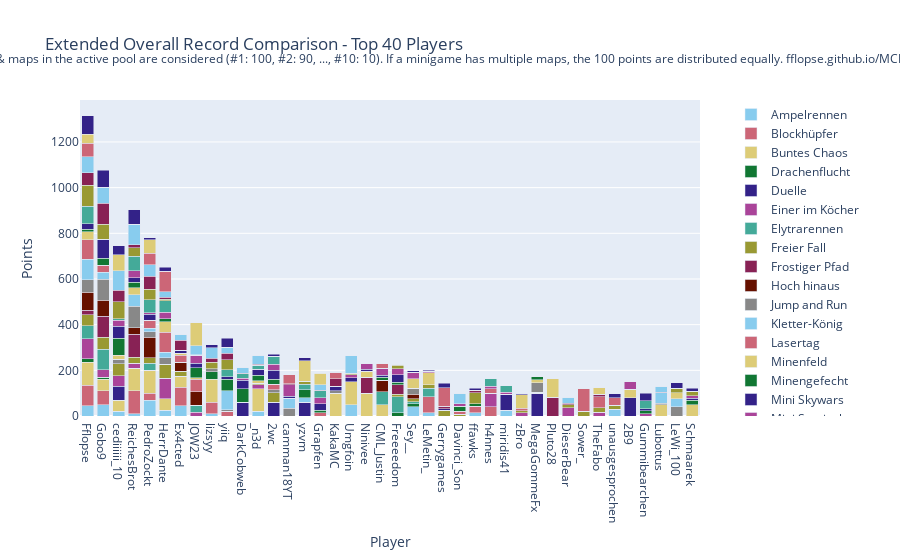

Notebook cell for this chart:
### Code cell
import plotly.graph_objects as go

# Sum all columns to get the total score
outDf['Total'] = outDf.sum(axis=1)

# Sort by total score and fill N/A values with 0
outDf = outDf.sort_values(by='Total', ascending=False).fillna(0)

# Crop to top 10 players
cropDf = outDf.head(40).copy()

# Drop the 'Total' column for plotting
cropDf = cropDf.drop(columns=['Total'])

# Create a color palette
color_palette = px.colors.qualitative.Safe

# Create the stacked bar plot
fig = go.Figure()

for column in cropDf.columns.difference(['Player']):
    fig.add_trace(go.Bar(
        x=cropDf.index,
        y=cropDf[column],
        name=column,
        marker_color=color_palette[len(fig.data) % len(color_palette)]
    ))

# Update layout
fig.update_layout(
    barmode='stack',
    title='Extended Overall Record Comparison - Top 40 Players',
    xaxis=dict(title='Player'),
    yaxis=dict(title='Points'),
    #height=800,
    #width=1000,
    legend=dict(
        x=1.05,
        y=0.5,
        traceorder='normal',
        font=dict(size=12),
        bgcolor='rgba(255, 255, 255, 0)',
        bordercolor='rgba(0, 0, 0, 0)'
    ),
    margin=dict(r=200),  # Adjust right margin to make room for the legend
    annotations=[
        dict(
            x=0.5,
            y=1.1635,
            xref='paper',
            yref='paper',
            text='Max 100 points per minigame. Records #1 through #10 of games & maps in the active pool are considered (#1: 100, #2: 90, ..., #10: 10). If a minigame has multiple maps, the 100 points are distributed equally. fflopse.github.io/MCP-Records/data-analysis/global-ranking.ipynb',
            showarrow=False,
            font=dict(size=12),
            xanchor='center'
        )
    ]
)

fig.show()

# save the plot as an html file

fig.write_html('out/ext_overall_record_comparison.html')

### Figure 1 — Plotly figure (JSON) as saved in the notebook; plotly's stock layout.template omitted (floating-point values rounded to 4 significant figures)
{"data": [{"marker": {"color": "rgb(136, 204, 238)"}, "name": "Ampelrennen", "type": "bar", "x": ["Fflopse", "Gobo9", "cediiiiii_10", "ReichesBrot", "PedroZockt", "HerrDante", "Ex4cted", "JOW23", "lizsyy", "yiiq", "DarkCobweb", "_n3d", "2wc", "camman18YT", "yzvm", "Grapfen", "KakaMC", "Umgfoin", "Ninivee", "CML_Justin", "Freeeedom", "Sey__", "LeMetin_", "Gerrygames", "Davinci_Son", "ffawks", "h4nnes", "miridis41", "zBro", "MegaGommeFx", "Pluto28", "DieserBear", "Sower_", "TheFabo", "unausgesprochen", "2B9", "Gummibearchen", "Lubottus", "LeWi_100", "Schmaarek"], "y": [45, 50, 20, 10, 70, 25, 45, 0, 10, 0, 0, 20, 0, 0, 0, 0, 0, 50, 0, 0, 0, 40, 15, 0, 0, 0, 0, 25, 0, 0, 0, 0, 0, 0, 30, 0, 0, 0, 0, 0]}, {"marker": {"color": "rgb(204, 102, 119)"}, "name": "Blockhüpfer", "type": "bar", "x": ["Fflopse", "Gobo9", "cediiiiii_10", "ReichesBrot", "PedroZockt", "HerrDante", "Ex4cted", "JOW23", "lizsyy", "yiiq", "DarkCobweb", "_n3d", "2wc", "camman18YT", "yzvm", "Grapfen", "KakaMC", "Umgfoin", "Ninivee", "CML_Justin", "Freeeedom", "Sey__", "LeMetin_", "Gerrygames", "Davinci_Son", "ffawks", "h4nnes", "miridis41", "zBro", "MegaGommeFx", "Pluto28", "DieserBear", "Sower_", "TheFabo", "unausgesprochen", "2B9", "Gummibearchen", "Lubottus", "LeWi_100", "Schmaarek"], "y": [90, 60, 0, 100, 30, 0, 80, 0, 50, 20, 0, 0, 0, 0, 0, 0, 0, 0, 0, 0, 0, 0, 70, 0, 0, 0, 40, 0, 0, 0, 0, 0, 0, 0, 0, 0, 0, 0, 0, 0]}, {"marker": {"color": "rgb(221, 204, 119)"}, "name": "Buntes Chaos", "type": "bar", "x": ["Fflopse", "Gobo9", "cediiiiii_10", "ReichesBrot", "PedroZockt", "HerrDante", "Ex4cted", "JOW23", "lizsyy", "yiiq", "DarkCobweb", "_n3d", "2wc", "camman18YT", "yzvm", "Grapfen", "KakaMC", "Umgfoin", "Ninivee", "CML_Justin", "Freeeedom", "Sey__", "LeMetin_", "Gerrygames", "Davinci_Son", "ffawks", "h4nnes", "miridis41", "zBro", "MegaGommeFx", "Pluto28", "DieserBear", "Sower_", "TheFabo", "unausgesprochen", "2B9", "Gummibearchen", "Lubottus", "LeWi_100", "Schmaarek"], "y": [100, 50, 50, 100, 100, 50, 50, 0, 100, 0, 0, 100, 0, 0, 0, 0, 100, 100, 100, 50, 0, 0, 0, 0, 0, 0, 0, 0, 0, 0, 0, 0, 0, 0, 0, 0, 0, 50, 0, 50]}, {"marker": {"color": "rgb(17, 119, 51)"}, "name": "Drachenflucht", "type": "bar", "x": ["Fflopse", "Gobo9", "cediiiiii_10", "ReichesBrot", "PedroZockt", "HerrDante", "Ex4cted", "JOW23", "lizsyy", "yiiq", "DarkCobweb", "_n3d", "2wc", "camman18YT", "yzvm", "Grapfen", "KakaMC", "Umgfoin", "Ninivee", "CML_Justin", "Freeeedom", "Sey__", "LeMetin_", "Gerrygames", "Davinci_Son", "ffawks", "h4nnes", "miridis41", "zBro", "MegaGommeFx", "Pluto28", "DieserBear", "Sower_", "TheFabo", "unausgesprochen", "2B9", "Gummibearchen", "Lubottus", "LeWi_100", "Schmaarek"], "y": [16.67, 10, 0, 0, 0, 0, 0, 0, 33.33, 0, 0, 0, 0, 0, 0, 0, 0, 0, 0, 0, 13.33, 13.33, 0, 0, 0, 0, 0, 0, 0, 0, 0, 0, 0, 0, 0, 0, 0, 0, 0, 0]}, {"marker": {"color": "rgb(51, 34, 136)"}, "name": "Duelle", "type": "bar", "x": ["Fflopse", "Gobo9", "cediiiiii_10", "ReichesBrot", "PedroZockt", "HerrDante", "Ex4cted", "JOW23", "lizsyy", "yiiq", "DarkCobweb", "_n3d", "2wc", "camman18YT", "yzvm", "Grapfen", "KakaMC", "Umgfoin", "Ninivee", "CML_Justin", "Freeeedom", "Sey__", "LeMetin_", "Gerrygames", "Davinci_Son", "ffawks", "h4nnes", "miridis41", "zBro", "MegaGommeFx", "Pluto28", "DieserBear", "Sower_", "TheFabo", "unausgesprochen", "2B9", "Gummibearchen", "Lubottus", "LeWi_100", "Schmaarek"], "y": [0, 0, 60, 0, 0, 0, 0, 0, 0, 0, 60, 0, 60, 0, 60, 0, 0, 0, 0, 0, 0, 0, 0, 0, 0, 0, 0, 70, 0, 100, 0, 0, 0, 0, 0, 80, 0, 0, 0, 0]}, {"marker": {"color": "rgb(170, 68, 153)"}, "name": "Einer im Köcher", "type": "bar", "x": ["Fflopse", "Gobo9", "cediiiiii_10", "ReichesBrot", "PedroZockt", "HerrDante", "Ex4cted", "JOW23", "lizsyy", "yiiq", "DarkCobweb", "_n3d", "2wc", "camman18YT", "yzvm", "Grapfen", "KakaMC", "Umgfoin", "Ninivee", "CML_Justin", "Freeeedom", "Sey__", "LeMetin_", "Gerrygames", "Davinci_Son", "ffawks", "h4nnes", "miridis41", "zBro", "MegaGommeFx", "Pluto28", "DieserBear", "Sower_", "TheFabo", "unausgesprochen", "2B9", "Gummibearchen", "Lubottus", "LeWi_100", "Schmaarek"], "y": [86.67, 33.33, 46.67, 20, 0, 90, 0, 16.67, 0, 0, 0, 16.67, 0, 0, 0, 0, 0, 0, 0, 0, 0, 0, 0, 0, 0, 0, 60, 0, 13.33, 0, 0, 36.67, 0, 16.67, 0, 0, 10, 0, 0, 0]}, {"marker": {"color": "rgb(68, 170, 153)"}, "name": "Elytrarennen", "type": "bar", "x": ["Fflopse", "Gobo9", "cediiiiii_10", "ReichesBrot", "PedroZockt", "HerrDante", "Ex4cted", "JOW23", "lizsyy", "yiiq", "DarkCobweb", "_n3d", "2wc", "camman18YT", "yzvm", "Grapfen", "KakaMC", "Umgfoin", "Ninivee", "CML_Justin", "Freeeedom", "Sey__", "LeMetin_", "Gerrygames", "Davinci_Son", "ffawks", "h4nnes", "miridis41", "zBro", "MegaGommeFx", "Pluto28", "DieserBear", "Sower_", "TheFabo", "unausgesprochen", "2B9", "Gummibearchen", "Lubottus", "LeWi_100", "Schmaarek"], "y": [56.67, 90, 0, 0, 30, 0, 0, 30, 0, 0, 0, 0, 0, 0, 0, 0, 0, 0, 0, 56.67, 70, 10, 36.67, 0, 0, 0, 0, 0, 0, 0, 0, 0, 0, 0, 0, 0, 0, 0, 0, 0]}, {"marker": {"color": "rgb(153, 153, 51)"}, "name": "Freier Fall", "type": "bar", "x": ["Fflopse", "Gobo9", "cediiiiii_10", "ReichesBrot", "PedroZockt", "HerrDante", "Ex4cted", "JOW23", "lizsyy", "yiiq", "DarkCobweb", "_n3d", "2wc", "camman18YT", "yzvm", "Grapfen", "KakaMC", "Umgfoin", "Ninivee", "CML_Justin", "Freeeedom", "Sey__", "LeMetin_", "Gerrygames", "Davinci_Son", "ffawks", "h4nnes", "miridis41", "zBro", "MegaGommeFx", "Pluto28", "DieserBear", "Sower_", "TheFabo", "unausgesprochen", "2B9", "Gummibearchen", "Lubottus", "LeWi_100", "Schmaarek"], "y": [47.5, 52.5, 52.5, 27.5, 25, 62.5, 20, 0, 0, 0, 0, 7.5, 42.5, 0, 0, 0, 0, 0, 0, 0, 12.5, 12.5, 15, 25, 7.5, 0, 0, 0, 10, 5, 0, 12.5, 20, 20, 17.5, 0, 0, 0, 0, 0]}, {"marker": {"color": "rgb(136, 34, 85)"}, "name": "Frostiger Pfad", "type": "bar", "x": ["Fflopse", "Gobo9", "cediiiiii_10", "ReichesBrot", "PedroZockt", "HerrDante", "Ex4cted", "JOW23", "lizsyy", "yiiq", "DarkCobweb", "_n3d", "2wc", "camman18YT", "yzvm", "Grapfen", "KakaMC", "Umgfoin", "Ninivee", "CML_Justin", "Freeeedom", "Sey__", "LeMetin_", "Gerrygames", "Davinci_Son", "ffawks", "h4nnes", "miridis41", "zBro", "MegaGommeFx", "Pluto28", "DieserBear", "Sower_", "TheFabo", "unausgesprochen", "2B9", "Gummibearchen", "Lubottus", "LeWi_100", "Schmaarek"], "y": [20, 90, 0, 100, 0, 0, 0, 0, 0, 0, 0, 0, 0, 0, 0, 0, 0, 0, 70, 0, 40, 0, 0, 0, 0, 0, 0, 0, 0, 0, 80, 0, 0, 0, 0, 0, 0, 0, 0, 0]}, {"marker": {"color": "rgb(102, 17, 0)"}, "name": "Hoch hinaus", "type": "bar", "x": ["Fflopse", "Gobo9", "cediiiiii_10", "ReichesBrot", "PedroZockt", "HerrDante", "Ex4cted", "JOW23", "lizsyy", "yiiq", "DarkCobweb", "_n3d", "2wc", "camman18YT", "yzvm", "Grapfen", "KakaMC", "Umgfoin", "Ninivee", "CML_Justin", "Freeeedom", "Sey__", "LeMetin_", "Gerrygames", "Davinci_Son", "ffawks", "h4nnes", "miridis41", "zBro", "MegaGommeFx", "Pluto28", "DieserBear", "Sower_", "TheFabo", "unausgesprochen", "2B9", "Gummibearchen", "Lubottus", "LeWi_100", "Schmaarek"], "y": [80, 70, 0, 30, 90, 0, 40, 60, 0, 0, 0, 0, 0, 0, 0, 0, 0, 0, 0, 50, 0, 20, 0, 0, 0, 0, 0, 0, 0, 0, 0, 0, 0, 0, 0, 0, 0, 0, 0, 0]}, {"marker": {"color": "rgb(136, 136, 136)"}, "name": "Jump and Run", "type": "bar", "x": ["Fflopse", "Gobo9", "cediiiiii_10", "ReichesBrot", "PedroZockt", "HerrDante", "Ex4cted", "JOW23", "lizsyy", "yiiq", "DarkCobweb", "_n3d", "2wc", "camman18YT", "yzvm", "Grapfen", "KakaMC", "Umgfoin", "Ninivee", "CML_Justin", "Freeeedom", "Sey__", "LeMetin_", "Gerrygames", "Davinci_Son", "ffawks", "h4nnes", "miridis41", "zBro", "MegaGommeFx", "Pluto28", "DieserBear", "Sower_", "TheFabo", "unausgesprochen", "2B9", "Gummibearchen", "Lubottus", "LeWi_100", "Schmaarek"], "y": [53.33, 93.33, 20, 93.33, 23.33, 26.67, 0, 0, 13.33, 6.667, 0, 0, 13.33, 33.33, 0, 0, 10, 0, 0, 0, 0, 26.67, 0, 0, 0, 0, 0, 0, 0, 40, 0, 0, 0, 0, 0, 0, 0, 6.667, 40, 0]}, {"marker": {"color": "rgb(136, 204, 238)"}, "name": "Kletter-König", "type": "bar", "x": ["Fflopse", "Gobo9", "cediiiiii_10", "ReichesBrot", "PedroZockt", "HerrDante", "Ex4cted", "JOW23", "lizsyy", "yiiq", "DarkCobweb", "_n3d", "2wc", "camman18YT", "yzvm", "Grapfen", "KakaMC", "Umgfoin", "Ninivee", "CML_Justin", "Freeeedom", "Sey__", "LeMetin_", "Gerrygames", "Davinci_Son", "ffawks", "h4nnes", "miridis41", "zBro", "MegaGommeFx", "Pluto28", "DieserBear", "Sower_", "TheFabo", "unausgesprochen", "2B9", "Gummibearchen", "Lubottus", "LeWi_100", "Schmaarek"], "y": [90, 30, 0, 50, 15, 25, 0, 0, 0, 85, 0, 0, 0, 45, 20, 0, 0, 0, 0, 0, 0, 0, 0, 0, 0, 15, 0, 0, 0, 0, 0, 0, 0, 0, 0, 0, 0, 45, 35, 0]}, {"marker": {"color": "rgb(204, 102, 119)"}, "name": "Lasertag", "type": "bar", "x": ["Fflopse", "Gobo9", "cediiiiii_10", "ReichesBrot", "PedroZockt", "HerrDante", "Ex4cted", "JOW23", "lizsyy", "yiiq", "DarkCobweb", "_n3d", "2wc", "camman18YT", "yzvm", "Grapfen", "KakaMC", "Umgfoin", "Ninivee", "CML_Justin", "Freeeedom", "Sey__", "LeMetin_", "Gerrygames", "Davinci_Son", "ffawks", "h4nnes", "miridis41", "zBro", "MegaGommeFx", "Pluto28", "DieserBear", "Sower_", "TheFabo", "unausgesprochen", "2B9", "Gummibearchen", "Lubottus", "LeWi_100", "Schmaarek"], "y": [86.67, 30, 0, 0, 36.67, 86.67, 30, 53.33, 0, 0, 0, 0, 23.33, 0, 0, 13.33, 0, 0, 0, 0, 0, 0, 0, 0, 13.33, 26.67, 20, 0, 10, 0, 0, 0, 0, 46.67, 33.33, 0, 0, 0, 0, 0]}, {"marker": {"color": "rgb(221, 204, 119)"}, "name": "Minenfeld", "type": "bar", "x": ["Fflopse", "Gobo9", "cediiiiii_10", "ReichesBrot", "PedroZockt", "HerrDante", "Ex4cted", "JOW23", "lizsyy", "yiiq", "DarkCobweb", "_n3d", "2wc", "camman18YT", "yzvm", "Grapfen", "KakaMC", "Umgfoin", "Ninivee", "CML_Justin", "Freeeedom", "Sey__", "LeMetin_", "Gerrygames", "Davinci_Son", "ffawks", "h4nnes", "miridis41", "zBro", "MegaGommeFx", "Pluto28", "DieserBear", "Sower_", "TheFabo", "unausgesprochen", "2B9", "Gummibearchen", "Lubottus", "LeWi_100", "Schmaarek"], "y": [33.33, 0, 16.67, 30, 0, 46.67, 10, 6.667, 0, 0, 0, 10, 0, 0, 0, 0, 0, 0, 26.67, 0, 0, 40, 53.33, 0, 0, 0, 0, 0, 60, 13.33, 0, 0, 0, 0, 0, 36.67, 0, 0, 26.67, 0]}, {"marker": {"color": "rgb(17, 119, 51)"}, "name": "Minengefecht", "type": "bar", "x": ["Fflopse", "Gobo9", "cediiiiii_10", "ReichesBrot", "PedroZockt", "HerrDante", "Ex4cted", "JOW23", "lizsyy", "yiiq", "DarkCobweb", "_n3d", "2wc", "camman18YT", "yzvm", "Grapfen", "KakaMC", "Umgfoin", "Ninivee", "CML_Justin", "Freeeedom", "Sey__", "LeMetin_", "Gerrygames", "Davinci_Son", "ffawks", "h4nnes", "miridis41", "zBro", "MegaGommeFx", "Pluto28", "DieserBear", "Sower_", "TheFabo", "unausgesprochen", "2B9", "Gummibearchen", "Lubottus", "LeWi_100", "Schmaarek"], "y": [12.5, 32.5, 75, 25, 0, 12.5, 0, 45, 0, 50, 60, 25, 22.5, 0, 35, 12.5, 0, 0, 0, 12.5, 12.5, 0, 0, 0, 22.5, 12.5, 0, 0, 0, 12.5, 0, 0, 0, 0, 0, 0, 12.5, 0, 0, 20]}, {"marker": {"color": "rgb(51, 34, 136)"}, "name": "Mini Skywars", "type": "bar", "x": ["Fflopse", "Gobo9", "cediiiiii_10", "ReichesBrot", "PedroZockt", "HerrDante", "Ex4cted", "JOW23", "lizsyy", "yiiq", "DarkCobweb", "_n3d", "2wc", "camman18YT", "yzvm", "Grapfen", "KakaMC", "Umgfoin", "Ninivee", "CML_Justin", "Freeeedom", "Sey__", "LeMetin_", "Gerrygames", "Davinci_Son", "ffawks", "h4nnes", "miridis41", "zBro", "MegaGommeFx", "Pluto28", "DieserBear", "Sower_", "TheFabo", "unausgesprochen", "2B9", "Gummibearchen", "Lubottus", "LeWi_100", "Schmaarek"], "y": [24, 82, 52, 20, 26, 0, 14, 20, 0, 10, 36, 26, 38, 8, 0, 28, 20, 18, 8, 10, 32, 0, 0, 6, 0, 0, 0, 0, 6, 0, 0, 0, 0, 0, 16, 0, 10, 0, 0, 8]}, {"marker": {"color": "rgb(170, 68, 153)"}, "name": "Mini Survivalgames", "type": "bar", "x": ["Fflopse", "Gobo9", "cediiiiii_10", "ReichesBrot", "PedroZockt", "HerrDante", "Ex4cted", "JOW23", "lizsyy", "yiiq", "DarkCobweb", "_n3d", "2wc", "camman18YT", "yzvm", "Grapfen", "KakaMC", "Umgfoin", "Ninivee", "CML_Justin", "Freeeedom", "Sey__", "LeMetin_", "Gerrygames", "Davinci_Son", "ffawks", "h4nnes", "miridis41", "zBro", "MegaGommeFx", "Pluto28", "DieserBear", "Sower_", "TheFabo", "unausgesprochen", "2B9", "Gummibearchen", "Lubottus", "LeWi_100", "Schmaarek"], "y": [0, 0, 26.67, 30, 6.667, 30, 0, 33.33, 0, 0, 10, 0, 26.67, 50, 0, 26.67, 0, 13.33, 23.33, 26.67, 26.67, 26.67, 6.667, 0, 10, 0, 10, 10, 0, 0, 0, 0, 0, 0, 0, 33.33, 0, 0, 0, 10]}, {"marker": {"color": "rgb(68, 170, 153)"}, "name": "Paintball", "type": "bar", "x": ["Fflopse", "Gobo9", "cediiiiii_10", "ReichesBrot", "PedroZockt", "HerrDante", "Ex4cted", "JOW23", "lizsyy", "yiiq", "DarkCobweb", "_n3d", "2wc", "camman18YT", "yzvm", "Grapfen", "KakaMC", "Umgfoin", "Ninivee", "CML_Justin", "Freeeedom", "Sey__", "LeMetin_", "Gerrygames", "Davinci_Son", "ffawks", "h4nnes", "miridis41", "zBro", "MegaGommeFx", "Pluto28", "DieserBear", "Sower_", "TheFabo", "unausgesprochen", "2B9", "Gummibearchen", "Lubottus", "LeWi_100", "Schmaarek"], "y": [76.67, 0, 6.667, 63.33, 56.67, 50, 0, 0, 0, 30, 20, 16.67, 33.33, 0, 23.33, 30, 0, 0, 0, 0, 0, 0, 0, 0, 0, 0, 33.33, 26.67, 0, 0, 0, 0, 0, 0, 0, 0, 33.33, 0, 0, 0]}, {"marker": {"color": "rgb(153, 153, 51)"}, "name": "Pferderennen", "type": "bar", "x": ["Fflopse", "Gobo9", "cediiiiii_10", "ReichesBrot", "PedroZockt", "HerrDante", "Ex4cted", "JOW23", "lizsyy", "yiiq", "DarkCobweb", "_n3d", "2wc", "camman18YT", "yzvm", "Grapfen", "KakaMC", "Umgfoin", "Ninivee", "CML_Justin", "Freeeedom", "Sey__", "LeMetin_", "Gerrygames", "Davinci_Son", "ffawks", "h4nnes", "miridis41", "zBro", "MegaGommeFx", "Pluto28", "DieserBear", "Sower_", "TheFabo", "unausgesprochen", "2B9", "Gummibearchen", "Lubottus", "LeWi_100", "Schmaarek"], "y": [91.67, 66.67, 73.33, 38.33, 45, 6.667, 0, 0, 28.33, 45, 0, 0, 0, 0, 13.33, 0, 0, 6.667, 0, 0, 15, 3.333, 0, 0, 0, 46.67, 0, 0, 0, 0, 0, 0, 0, 0, 0, 0, 0, 0, 20, 20]}, {"marker": {"color": "rgb(136, 34, 85)"}, "name": "Replika", "type": "bar", "x": ["Fflopse", "Gobo9", "cediiiiii_10", "ReichesBrot", "PedroZockt", "HerrDante", "Ex4cted", "JOW23", "lizsyy", "yiiq", "DarkCobweb", "_n3d", "2wc", "camman18YT", "yzvm", "Grapfen", "KakaMC", "Umgfoin", "Ninivee", "CML_Justin", "Freeeedom", "Sey__", "LeMetin_", "Gerrygames", "Davinci_Son", "ffawks", "h4nnes", "miridis41", "zBro", "MegaGommeFx", "Pluto28", "DieserBear", "Sower_", "TheFabo", "unausgesprochen", "2B9", "Gummibearchen", "Lubottus", "LeWi_100", "Schmaarek"], "y": [53.88, 90.87, 51.36, 12.14, 57.28, 8.155, 43.11, 2.718, 18.45, 28.64, 1.942, 4.951, 2.524, 5.146, 0, 1.359, 32.62, 0, 0, 2.427, 4.175, 0, 0.1942, 12.62, 0.2913, 11.55, 0, 0, 0.1942, 0.2913, 2.33, 7.087, 0, 11.17, 0.1942, 0, 1.65, 3.204, 0.1942, 0]}, {"marker": {"color": "rgb(102, 17, 0)"}, "name": "Sammelwahn", "type": "bar", "x": ["Fflopse", "Gobo9", "cediiiiii_10", "ReichesBrot", "PedroZockt", "HerrDante", "Ex4cted", "JOW23", "lizsyy", "yiiq", "DarkCobweb", "_n3d", "2wc", "camman18YT", "yzvm", "Grapfen", "KakaMC", "Umgfoin", "Ninivee", "CML_Justin", "Freeeedom", "Sey__", "LeMetin_", "Gerrygames", "Davinci_Son", "ffawks", "h4nnes", "miridis41", "zBro", "MegaGommeFx", "Pluto28", "DieserBear", "Sower_", "TheFabo", "unausgesprochen", "2B9", "Gummibearchen", "Lubottus", "LeWi_100", "Schmaarek"], "y": [[22, 22], [27.75, 27.75], [34, 34], [3.25, 3.25], [14.25, 14.25], [9.25, 9.25], [16.5, 16.5], [3.25, 3.25], [5, 5], [0, 0], [5.5, 5.5], [3.25, 3.25], [0, 0], [5.75, 5.75], [3.75, 3.75], [14.75, 14.75], [10.5, 10.5], [6.75, 6.75], [2, 2], [4.5, 4.5], [0.5, 0.5], [7.5, 7.5], [2.75, 2.75], [30, 30], [3.25, 3.25], [2, 2], [4.75, 4.75], [7, 7], [3.5, 3.5], [0, 0], [2.25, 2.25], [19.25, 19.25], [21.75, 21.75], [16.75, 16.75], [3, 3], [2.5, 2.5], [0, 0], [10, 10], [0, 0], [8.75, 8.75]]}, {"marker": {"color": "rgb(136, 136, 136)"}, "name": "Schießstand", "type": "bar", "x": ["Fflopse", "Gobo9", "cediiiiii_10", "ReichesBrot", "PedroZockt", "HerrDante", "Ex4cted", "JOW23", "lizsyy", "yiiq", "DarkCobweb", "_n3d", "2wc", "camman18YT", "yzvm", "Grapfen", "KakaMC", "Umgfoin", "Ninivee", "CML_Justin", "Freeeedom", "Sey__", "LeMetin_", "Gerrygames", "Davinci_Son", "ffawks", "h4nnes", "miridis41", "zBro", "MegaGommeFx", "Pluto28", "DieserBear", "Sower_", "TheFabo", "unausgesprochen", "2B9", "Gummibearchen", "Lubottus", "LeWi_100", "Schmaarek"], "y": [[96.67, 96.67], [50, 50], [40, 40], [10, 10], [0, 0], [66.67, 66.67], [90, 90], [10, 10], [33.33, 33.33], [0, 0], [0, 0], [26.67, 26.67], [0, 0], [0, 0], [0, 0], [0, 0], [0, 0], [0, 0], [0, 0], [0, 0], [0, 0], [0, 0], [0, 0], [0, 0], [30, 30], [33.33, 33.33], [6.667, 6.667], [0, 0], [0, 0], [0, 0], [0, 0], [23.33, 23.33], [0, 0], [0, 0], [26.67, 26.67], [0, 0], [0, 0], [0, 0], [0, 0], [0, 0]]}, {"marker": {"color": "rgb(136, 204, 238)"}, "name": "Spleef", "type": "bar", "x": ["Fflopse", "Gobo9", "cediiiiii_10", "ReichesBrot", "PedroZockt", "HerrDante", "Ex4cted", "JOW23", "lizsyy", "yiiq", "DarkCobweb", "_n3d", "2wc", "camman18YT", "yzvm", "Grapfen", "KakaMC", "Umgfoin", "Ninivee", "CML_Justin", "Freeeedom", "Sey__", "LeMetin_", "Gerrygames", "Davinci_Son", "ffawks", "h4nnes", "miridis41", "zBro", "MegaGommeFx", "Pluto28", "DieserBear", "Sower_", "TheFabo", "unausgesprochen", "2B9", "Gummibearchen", "Lubottus", "LeWi_100", "Schmaarek"], "y": [70, 70, 85, 90, 50, 25, 25, 40, 45, 25, 25, 40, 0, 0, 0, 25, 0, 75, 0, 0, 0, 0, 0, 0, 45, 0, 0, 0, 0, 0, 0, 25, 0, 0, 0, 0, 0, 25, 0, 0]}, {"marker": {"color": "rgb(204, 102, 119)"}, "name": "Todeswürfel", "type": "bar", "x": ["Fflopse", "Gobo9", "cediiiiii_10", "ReichesBrot", "PedroZockt", "HerrDante", "Ex4cted", "JOW23", "lizsyy", "yiiq", "DarkCobweb", "_n3d", "2wc", "camman18YT", "yzvm", "Grapfen", "KakaMC", "Umgfoin", "Ninivee", "CML_Justin", "Freeeedom", "Sey__", "LeMetin_", "Gerrygames", "Davinci_Son", "ffawks", "h4nnes", "miridis41", "zBro", "MegaGommeFx", "Pluto28", "DieserBear", "Sower_", "TheFabo", "unausgesprochen", "2B9", "Gummibearchen", "Lubottus", "LeWi_100", "Schmaarek"], "y": [60, 0, 0, 0, 50, 90, 0, 0, 0, 0, 0, 0, 0, 40, 0, 0, 30, 0, 0, 20, 0, 0, 0, 80, 0, 0, 0, 0, 0, 0, 0, 0, 100, 0, 0, 0, 0, 0, 0, 0]}, {"marker": {"color": "rgb(221, 204, 119)"}, "name": "Waffenfolge", "type": "bar", "x": ["Fflopse", "Gobo9", "cediiiiii_10", "ReichesBrot", "PedroZockt", "HerrDante", "Ex4cted", "JOW23", "lizsyy", "yiiq", "DarkCobweb", "_n3d", "2wc", "camman18YT", "yzvm", "Grapfen", "KakaMC", "Umgfoin", "Ninivee", "CML_Justin", "Freeeedom", "Sey__", "LeMetin_", "Gerrygames", "Davinci_Son", "ffawks", "h4nnes", "miridis41", "zBro", "MegaGommeFx", "Pluto28", "DieserBear", "Sower_", "TheFabo", "unausgesprochen", "2B9", "Gummibearchen", "Lubottus", "LeWi_100", "Schmaarek"], "y": [40, 0, 70, 0, 60, 0, 0, 100, 0, 0, 0, 0, 0, 0, 90, 50, 0, 0, 0, 0, 0, 0, 0, 0, 0, 0, 0, 0, 0, 0, 80, 0, 0, 30, 0, 0, 0, 0, 0, 0]}, {"marker": {"color": "rgb(17, 119, 51)"}, "name": "Walls", "type": "bar", "x": ["Fflopse", "Gobo9", "cediiiiii_10", "ReichesBrot", "PedroZockt", "HerrDante", "Ex4cted", "JOW23", "lizsyy", "yiiq", "DarkCobweb", "_n3d", "2wc", "camman18YT", "yzvm", "Grapfen", "KakaMC", "Umgfoin", "Ninivee", "CML_Justin", "Freeeedom", "Sey__", "LeMetin_", "Gerrygames", "Davinci_Son", "ffawks", "h4nnes", "miridis41", "zBro", "MegaGommeFx", "Pluto28", "DieserBear", "Sower_", "TheFabo", "unausgesprochen", "2B9", "Gummibearchen", "Lubottus", "LeWi_100", "Schmaarek"], "y": [[33.33, 33.33], [36.67, 36.67], [93.33, 93.33], [16.67, 16.67], [60, 60], [0, 0], [0, 0], [33.33, 33.33], [0, 0], [20, 20], [66.67, 66.67], [0, 0], [20, 20], [53.33, 53.33], [16.67, 16.67], [33.33, 33.33], [33.33, 33.33], [0, 0], [20, 20], [0, 0], [0, 0], [0, 0], [0, 0], [0, 0], [16.67, 16.67], [0, 0], [0, 0], [20, 20], [33.33, 33.33], [0, 0], [0, 0], [0, 0], [0, 0], [0, 0], [0, 0], [0, 0], [26.67, 26.67], [0, 0], [0, 0], [0, 0]]}, {"marker": {"color": "rgb(51, 34, 136)"}, "name": "Wettrennen", "type": "bar", "x": ["Fflopse", "Gobo9", "cediiiiii_10", "ReichesBrot", "PedroZockt", "HerrDante", "Ex4cted", "JOW23", "lizsyy", "yiiq", "DarkCobweb", "_n3d", "2wc", "camman18YT", "yzvm", "Grapfen", "KakaMC", "Umgfoin", "Ninivee", "CML_Justin", "Freeeedom", "Sey__", "LeMetin_", "Gerrygames", "Davinci_Son", "ffawks", "h4nnes", "miridis41", "zBro", "MegaGommeFx", "Pluto28", "DieserBear", "Sower_", "TheFabo", "unausgesprochen", "2B9", "Gummibearchen", "Lubottus", "LeWi_100", "Schmaarek"], "y": [80, 76, 40, 64, 10, 16, 0, 0, 14, 40, 0, 0, 8, 0, 14, 0, 0, 0, 0, 0, 0, 6, 4, 20, 0, 10, 0, 0, 0, 0, 0, 0, 0, 0, 0, 0, 32, 0, 24, 14]}], "layout": {"annotations": [{"font": {"size": 12}, "showarrow": false, "text": "Max 100 points per minigame. Records #1 through #10 of games & maps in the active pool are considered (#1: 100, #2: 90, ..., #10: 10). If a minigame has multiple maps, the 100 points are distributed equally. fflopse.github.io/MCP-Records/data-analysis/global-ranking.ipynb", "x": 0.5, "xanchor": "center", "xref": "paper", "y": 1.163, "yref": "paper"}], "barmode": "stack", "legend": {"bgcolor": "rgba(255, 255, 255, 0)", "bordercolor": "rgba(0, 0, 0, 0)", "font": {"size": 12}, "traceorder": "normal", "x": 1.05, "y": 0.5}, "margin": {"r": 200}, "title": {"text": "Extended Overall Record Comparison - Top 40 Players"}, "xaxis": {"title": {"text": "Player"}}, "yaxis": {"title": {"text": "Points"}}}}
